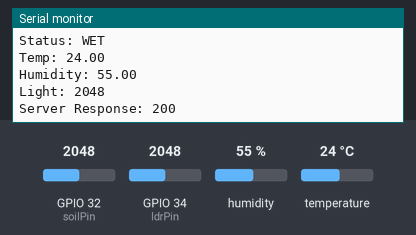
The sketch below on a simulated ESP32. Parts: the last lines printed to the serial monitor. Inputs (shaded band) come from the test bench; at power-on: GPIO 32 (soilPin) = 2048, humidity 55 %, GPIO 34 (ldrPin) = 2048, temperature 24 °C. WiFi joins after 1.5 s; servers stay silent unless stated; uploads are accepted with an empty reply.

Above: at 3.2 s.
3.3 s: GPIO 32 (soilPin) set to 2940
At 7.41 s:
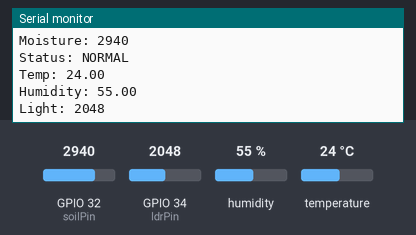
13.9 s: GPIO 32 (soilPin) set to 3540
At 19.0 s:
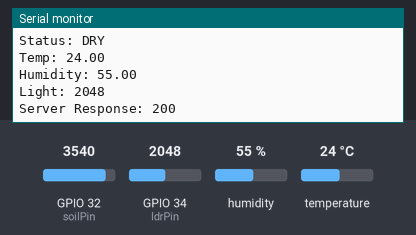
24.4 s: humidity set to 22 %
At 28.9 s:
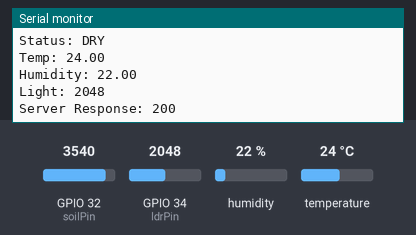
30.2 s: GPIO 34 (ldrPin) set to 2866
At 35.0 s:
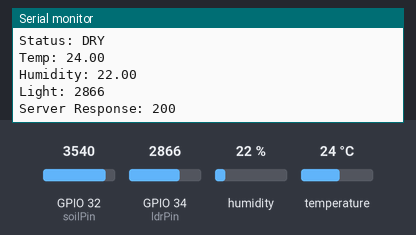
36.0 s: temperature set to 12 °C
At 38.77 s:
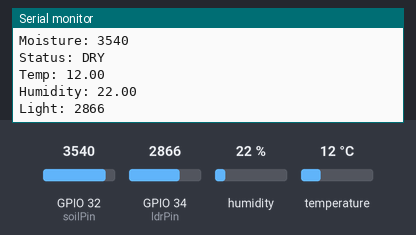
41.8 s: GPIO 34 (ldrPin) set to 2940
At 44.9 s:
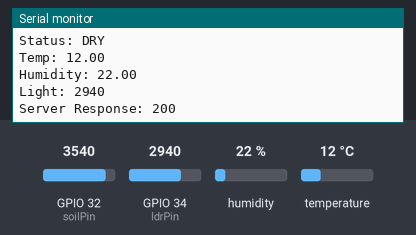
Timing chart, 0 to 46.4 s (numbered marks = the images above; inputs shaded):
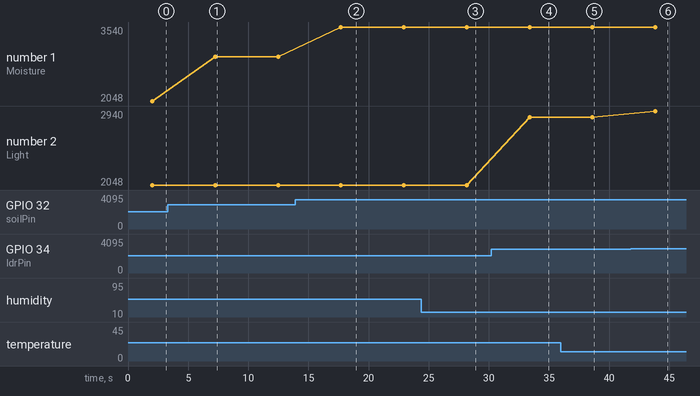

The sketch:

AGROSENSE.ino
```cpp
#include <WiFi.h>
#include <HTTPClient.h>
#include "DHT.h"

#define DHTPIN 4
#define DHTTYPE DHT11

DHT dht(DHTPIN, DHTTYPE);

// Pins
int soilPin = 32;
int ldrPin = 34;

// Variables
int moisture;
int ldrValue;
float temperature;
float humidity;
String status;

// WiFi
const char* ssid = "YOUR PASSWORD NAME";
const char* password = "YOUR PASSWORD";
const char* serverName = "http://your_ip:5000//data";

void setup() {
  Serial.begin(115200);
  dht.begin();

  WiFi.begin(ssid, password);
  Serial.print("Connecting to WiFi");

  while (WiFi.status() != WL_CONNECTED) {
    delay(1000);
    Serial.print(".");
  }

  Serial.println("\nWiFi Connected!");
  Serial.println(WiFi.localIP());
}

void loop() {

  // Read sensors
  moisture = analogRead(soilPin);
  ldrValue = analogRead(ldrPin);
  temperature = dht.readTemperature();
  humidity = dht.readHumidity();

  // Soil logic
  if (moisture > 3500) status = "DRY";
  else if (moisture > 2900) status = "NORMAL";
  else status = "WET";

  Serial.println("------ SENSOR DATA ------");
  Serial.print("Moisture: "); Serial.println(moisture);
  Serial.print("Status: "); Serial.println(status);
  Serial.print("Temp: "); Serial.println(temperature);
  Serial.print("Humidity: "); Serial.println(humidity);
  Serial.print("Light: "); Serial.println(ldrValue);

  if (WiFi.status() == WL_CONNECTED) {

    HTTPClient http;
    http.begin(serverName);
    http.addHeader("Content-Type", "application/json");

    String json = "{";
    json += "\"moisture\":" + String(moisture) + ",";
    json += "\"status\":\"" + status + "\",";
    json += "\"temperature\":" + String(temperature) + ",";
    json += "\"humidity\":" + String(humidity) + ",";
    json += "\"ldr\":" + String(ldrValue);
    json += "}";

    int response = http.POST(json);

    Serial.print("Server Response: ");
    Serial.println(response);

    http.end();
  }

  delay(5000);
}
```

Measured:
- after the input at 3.3 s, the serial monitor: prints a new line after 4.0 s (image 1)
- after the input at 13.9 s, the serial monitor: prints a new line after 3.8 s (image 2)
- after the input at 24.4 s, the serial monitor: prints a new line after 3.8 s (image 3)
- after the input at 30.2 s, the serial monitor: prints a new line after 3.2 s (image 4)
- after the input at 36.0 s, the serial monitor: prints a new line after 2.6 s (image 5)
- after the input at 41.8 s, the serial monitor: prints a new line after 2.0 s (image 6)
- plotted number 1: 2048 → 2940 after the input at 3.3 s, 2940 → 3540 after the input at 13.9 s
- plotted number 2: 2048 → 2866 after the input at 30.2 s, 2866 → 2940 after the input at 41.8 s
